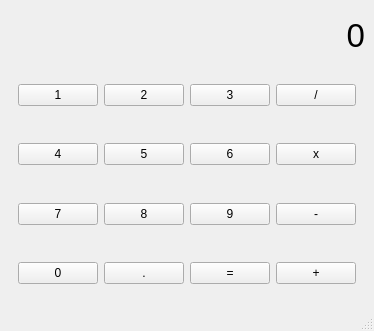
<?xml version="1.0" encoding="UTF-8"?>
<ui version="4.0">
 <class>MainWindow</class>
 <widget class="QMainWindow" name="MainWindow">
  <property name="geometry">
   <rect>
    <x>0</x>
    <y>0</y>
    <width>243</width>
    <height>331</height>
   </rect>
  </property>
  <property name="windowTitle">
   <string>MainWindow</string>
  </property>
  <widget class="QWidget" name="centralwidget">
   <layout class="QVBoxLayout" name="verticalLayout">
    <item>
     <widget class="QLabel" name="result">
      <property name="font">
       <font>
        <pointsize>25</pointsize>
       </font>
      </property>
      <property name="text">
       <string>0</string>
      </property>
      <property name="alignment">
       <set>Qt::AlignmentFlag::AlignRight|Qt::AlignmentFlag::AlignTrailing|Qt::AlignmentFlag::AlignVCenter</set>
      </property>
     </widget>
    </item>
    <item>
     <widget class="QWidget" name="row1" native="true">
      <layout class="QHBoxLayout" name="horizontalLayout">
       <item>
        <widget class="QPushButton" name="pushButton_1">
         <property name="text">
          <string>1</string>
         </property>
        </widget>
       </item>
       <item>
        <widget class="QPushButton" name="pushButton_2">
         <property name="text">
          <string>2</string>
         </property>
        </widget>
       </item>
       <item>
        <widget class="QPushButton" name="pushButton_3">
         <property name="text">
          <string>3</string>
         </property>
        </widget>
       </item>
       <item>
        <widget class="QPushButton" name="pushButton_div">
         <property name="text">
          <string>/</string>
         </property>
        </widget>
       </item>
      </layout>
     </widget>
    </item>
    <item>
     <widget class="QWidget" name="row2" native="true">
      <property name="styleSheet">
       <string notr="true"/>
      </property>
      <layout class="QHBoxLayout" name="horizontalLayout_2">
       <item>
        <widget class="QPushButton" name="pushButton_4">
         <property name="text">
          <string>4</string>
         </property>
        </widget>
       </item>
       <item>
        <widget class="QPushButton" name="pushButton_5">
         <property name="text">
          <string>5</string>
         </property>
        </widget>
       </item>
       <item>
        <widget class="QPushButton" name="pushButton_6">
         <property name="text">
          <string>6</string>
         </property>
        </widget>
       </item>
       <item>
        <widget class="QPushButton" name="pushButton_mult">
         <property name="styleSheet">
          <string notr="true"/>
         </property>
         <property name="text">
          <string>x</string>
         </property>
        </widget>
       </item>
      </layout>
     </widget>
    </item>
    <item>
     <widget class="QWidget" name="row3" native="true">
      <layout class="QHBoxLayout" name="horizontalLayout_3">
       <item>
        <widget class="QPushButton" name="pushButton_7">
         <property name="text">
          <string>7</string>
         </property>
        </widget>
       </item>
       <item>
        <widget class="QPushButton" name="pushButton_8">
         <property name="text">
          <string>8</string>
         </property>
        </widget>
       </item>
       <item>
        <widget class="QPushButton" name="pushButton_9">
         <property name="text">
          <string>9</string>
         </property>
        </widget>
       </item>
       <item>
        <widget class="QPushButton" name="pushButton_minus">
         <property name="text">
          <string>-</string>
         </property>
        </widget>
       </item>
      </layout>
     </widget>
    </item>
    <item>
     <widget class="QWidget" name="row4" native="true">
      <layout class="QHBoxLayout" name="horizontalLayout_4">
       <item>
        <widget class="QPushButton" name="pushButton_0">
         <property name="text">
          <string>0</string>
         </property>
        </widget>
       </item>
       <item>
        <widget class="QPushButton" name="pushButton_dot">
         <property name="text">
          <string>.</string>
         </property>
        </widget>
       </item>
       <item>
        <widget class="QPushButton" name="pushButton_eq">
         <property name="text">
          <string>=</string>
         </property>
        </widget>
       </item>
       <item>
        <widget class="QPushButton" name="pushButton_add">
         <property name="text">
          <string>+</string>
         </property>
        </widget>
       </item>
      </layout>
     </widget>
    </item>
   </layout>
  </widget>
  <widget class="QMenuBar" name="menubar">
   <property name="geometry">
    <rect>
     <x>0</x>
     <y>0</y>
     <width>243</width>
     <height>37</height>
    </rect>
   </property>
  </widget>
  <widget class="QStatusBar" name="statusbar"/>
  <action name="actiontest1">
   <property name="text">
    <string>test1</string>
   </property>
  </action>
  <action name="actiontest2">
   <property name="text">
    <string>test2</string>
   </property>
  </action>
 </widget>
 <resources/>
 <connections/>
</ui>
